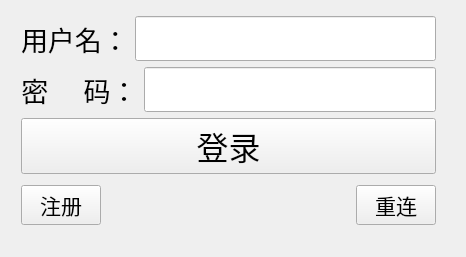
<?xml version="1.0" encoding="UTF-8"?>
<ui version="4.0">
	<class>TcpClient</class>
	<widget class="QWidget" name="TcpClient">
		<property name="geometry">
			<rect>
				<x>0</x>
				<y>0</y>
				<width>466</width>
				<height>257</height>
			</rect>
		</property>
		<property name="windowTitle">
			<string>TcpClient</string>
		</property>
		<widget class="QWidget" name="layoutWidget">
			<property name="geometry">
				<rect>
					<x>10</x>
					<y>0</y>
					<width>437</width>
					<height>242</height>
				</rect>
			</property>
			<layout class="QVBoxLayout" name="verticalLayout_2">
				<item>
					<layout class="QVBoxLayout" name="verticalLayout">
						<item>
							<layout class="QHBoxLayout" name="horizontalLayout">
								<item>
									<widget class="QLabel" name="name_lab">
										<property name="font">
											<font>
												<family>Adobe Devanagari</family>
												<pointsize>20</pointsize>
											</font>
										</property>
										<property name="text">
											<string>用户名：</string>
										</property>
									</widget>
								</item>
								<item>
									<widget class="QLineEdit" name="name_le">
										<property name="font">
											<font>
												<family>Adobe Devanagari</family>
												<pointsize>20</pointsize>
											</font>
										</property>
									</widget>
								</item>
							</layout>
						</item>
						<item>
							<layout class="QHBoxLayout" name="horizontalLayout_2">
								<item>
									<widget class="QLabel" name="pwd_lab">
										<property name="font">
											<font>
												<family>Adobe Devanagari</family>
												<pointsize>20</pointsize>
											</font>
										</property>
										<property name="text">
											<string>密     码：</string>
										</property>
										<property name="alignment">
											<set>Qt::AlignCenter</set>
										</property>
									</widget>
								</item>
								<item>
									<widget class="QLineEdit" name="pwd_le">
										<property name="font">
											<font>
												<family>Adobe Devanagari</family>
												<pointsize>20</pointsize>
											</font>
										</property>
										<property name="text">
											<string/>
										</property>
										<property name="echoMode">
											<enum>QLineEdit::Password</enum>
										</property>
									</widget>
								</item>
							</layout>
						</item>
						<item>
							<widget class="QPushButton" name="login_pb">
								<property name="font">
									<font>
										<family>Adobe Devanagari</family>
										<pointsize>24</pointsize>
									</font>
								</property>
								<property name="text">
									<string>登录</string>
								</property>
							</widget>
						</item>
					</layout>
				</item>
				<item>
					<layout class="QHBoxLayout" name="horizontalLayout_3">
						<item>
							<widget class="QPushButton" name="regist_pb">
								<property name="font">
									<font>
										<family>Adobe Devanagari</family>
										<pointsize>16</pointsize>
									</font>
								</property>
								<property name="text">
									<string>注册</string>
								</property>
							</widget>
						</item>
						<item>
							<spacer name="horizontalSpacer">
								<property name="orientation">
									<enum>Qt::Horizontal</enum>
								</property>
								<property name="sizeHint" stdset="0">
									<size>
										<width>40</width>
										<height>20</height>
									</size>
								</property>
							</spacer>
						</item>
						<item>
							<widget class="QPushButton" name="cancel_pb">
								<property name="font">
									<font>
										<family>Adobe Devanagari</family>
										<pointsize>16</pointsize>
									</font>
								</property>
								<property name="text">
									<string>重连</string>
								</property>
							</widget>
						</item>
					</layout>
				</item>
			</layout>
		</widget>
	</widget>
	<layoutdefault spacing="6" margin="11"/>
	<resources/>
	<connections/>
</ui>
